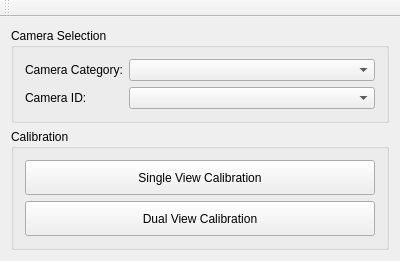
<?xml version="1.0" encoding="UTF-8"?>
<ui version="4.0">
 <class>MainNavigationWindowClass</class>
 <widget class="QMainWindow" name="MainNavigationWindowClass">
  <property name="geometry">
   <rect>
    <x>0</x>
    <y>0</y>
    <width>400</width>
    <height>230</height>
   </rect>
  </property>
  <property name="sizePolicy">
   <sizepolicy hsizetype="Fixed" vsizetype="Preferred">
    <horstretch>0</horstretch>
    <verstretch>0</verstretch>
   </sizepolicy>
  </property>
  <property name="minimumSize">
   <size>
    <width>400</width>
    <height>0</height>
   </size>
  </property>
  <property name="maximumSize">
   <size>
    <width>400</width>
    <height>16777215</height>
   </size>
  </property>
  <property name="windowTitle">
   <string>Camera Calibration</string>
  </property>
  <widget class="QWidget" name="centralWidget">
   <layout class="QVBoxLayout" name="verticalLayout">
    <item>
     <widget class="QGroupBox" name="gbCameraSelection">
      <property name="title">
       <string>Camera Selection</string>
      </property>
      <layout class="QFormLayout" name="formLayout">
       <item row="0" column="0">
        <widget class="QLabel" name="label_1">
         <property name="text">
          <string>Camera Category:</string>
         </property>
        </widget>
       </item>
       <item row="0" column="1">
        <widget class="QComboBox" name="cbCamCategory"/>
       </item>
       <item row="1" column="0">
        <widget class="QLabel" name="label_2">
         <property name="text">
          <string>Camera ID:</string>
         </property>
        </widget>
       </item>
       <item row="1" column="1">
        <widget class="QComboBox" name="cbCamId"/>
       </item>
      </layout>
     </widget>
    </item>
    <item>
     <widget class="QGroupBox" name="gbCalibration">
      <property name="title">
       <string>Calibration</string>
      </property>
      <layout class="QVBoxLayout" name="verticalLayout_2">
       <item>
        <widget class="QPushButton" name="btnSingleCalib">
         <property name="minimumSize">
          <size>
           <width>0</width>
           <height>35</height>
          </size>
         </property>
         <property name="maximumSize">
          <size>
           <width>16777215</width>
           <height>35</height>
          </size>
         </property>
         <property name="text">
          <string>Single View Calibration</string>
         </property>
        </widget>
       </item>
       <item>
        <widget class="QPushButton" name="btnDualViewCalib">
         <property name="minimumSize">
          <size>
           <width>0</width>
           <height>35</height>
          </size>
         </property>
         <property name="maximumSize">
          <size>
           <width>16777215</width>
           <height>35</height>
          </size>
         </property>
         <property name="text">
          <string>Dual View Calibration</string>
         </property>
        </widget>
       </item>
      </layout>
     </widget>
    </item>
   </layout>
  </widget>
  <widget class="QToolBar" name="mainToolBar">
   <attribute name="toolBarArea">
    <enum>TopToolBarArea</enum>
   </attribute>
   <attribute name="toolBarBreak">
    <bool>false</bool>
   </attribute>
  </widget>
 </widget>
 <layoutdefault spacing="6" margin="11"/>
 <resources/>
 <connections/>
</ui>
